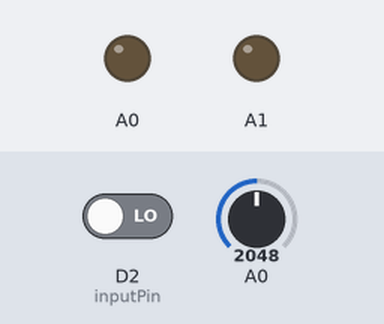
This sketch was run on a simulated Particle Photon. On the bench: output pins drawn as LEDs (lit = HIGH). The inputs (shaded band) are chosen by the test bench; at power-on: D2 (inputPin) LOW, A0 = 2048.

Above: at 1.2 s.
1.3 s: D2 (inputPin) driven HIGH
At 1.8 s:
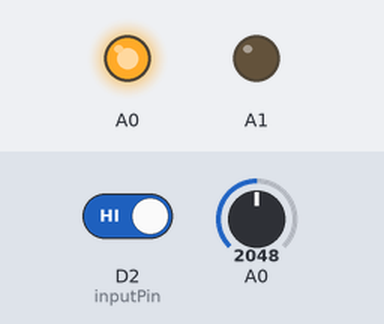
2.8 s: D2 (inputPin) driven LOW
At 4.2 s:
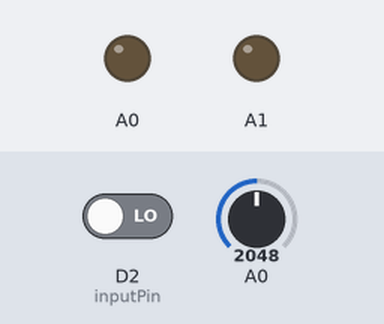
Timing chart, 0 to 5.8 s (numbered marks = the images above; inputs shaded):
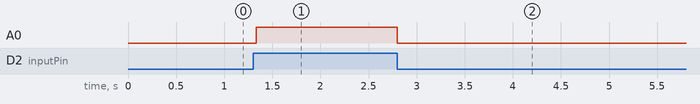

The sketch:

detector.ino
```cpp
const int inputPin = 2;

int val = 0;
int var,var1;

void setup() {
  Serial.begin(9600);
  pinMode(inputPin, INPUT);
  pinMode(10,OUTPUT);
   pinMode(11,OUTPUT);
}

void loop(){
    var=(analogRead(A0));
    var1=map(var,0,1024,0,17);
  val = digitalRead(inputPin);  //lectura digital de pin

  //mandar mensaje a puerto serie en función del valor leido
  if (val == HIGH) {
      digitalWrite(10,HIGH);
      //digitalWrite(11,HIGH);

  }
  else {
      digitalWrite(10,LOW);
     // digitalWrite(11,LOW);
      delay(var1);
  }

}
```

Measured:
- after the input at 1.3 s, A0: LOW → HIGH at once
- after the input at 2.8 s, A0: HIGH → LOW at once
